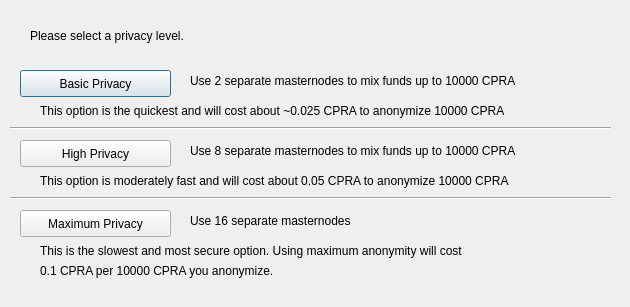
<?xml version="1.0" encoding="UTF-8"?>
<ui version="4.0">
 <class>DarksendConfig</class>
 <widget class="QDialog" name="DarksendConfig">
  <property name="geometry">
   <rect>
    <x>0</x>
    <y>0</y>
    <width>630</width>
    <height>307</height>
   </rect>
  </property>
  <property name="windowTitle">
   <string>Configure Darksend</string>
  </property>
  <widget class="QPushButton" name="buttonBasic">
   <property name="geometry">
    <rect>
     <x>20</x>
     <y>70</y>
     <width>151</width>
     <height>27</height>
    </rect>
   </property>
   <property name="text">
    <string>Basic Privacy</string>
   </property>
  </widget>
  <widget class="QPushButton" name="buttonHigh">
   <property name="geometry">
    <rect>
     <x>20</x>
     <y>140</y>
     <width>151</width>
     <height>27</height>
    </rect>
   </property>
   <property name="text">
    <string>High Privacy</string>
   </property>
  </widget>
  <widget class="QPushButton" name="buttonMax">
   <property name="geometry">
    <rect>
     <x>20</x>
     <y>210</y>
     <width>151</width>
     <height>27</height>
    </rect>
   </property>
   <property name="text">
    <string>Maximum Privacy</string>
   </property>
  </widget>
  <widget class="QLabel" name="label">
   <property name="geometry">
    <rect>
     <x>30</x>
     <y>20</y>
     <width>571</width>
     <height>31</height>
    </rect>
   </property>
   <property name="text">
    <string>Please select a privacy level.</string>
   </property>
  </widget>
  <widget class="QLabel" name="label_2">
   <property name="geometry">
    <rect>
     <x>190</x>
     <y>70</y>
     <width>421</width>
     <height>21</height>
    </rect>
   </property>
   <property name="text">
    <string>Use 2 separate masternodes to mix funds up to 10000 CPRA</string>
   </property>
  </widget>
  <widget class="QLabel" name="label_3">
   <property name="geometry">
    <rect>
     <x>190</x>
     <y>140</y>
     <width>411</width>
     <height>21</height>
    </rect>
   </property>
   <property name="text">
    <string>Use 8 separate masternodes to mix funds up to 10000 CPRA</string>
   </property>
  </widget>
  <widget class="QLabel" name="label_4">
   <property name="geometry">
    <rect>
     <x>190</x>
     <y>210</y>
     <width>421</width>
     <height>21</height>
    </rect>
   </property>
   <property name="text">
    <string>Use 16 separate masternodes</string>
   </property>
  </widget>
  <widget class="QLabel" name="label_6">
   <property name="geometry">
    <rect>
     <x>40</x>
     <y>100</y>
     <width>561</width>
     <height>21</height>
    </rect>
   </property>
   <property name="text">
    <string>This option is the quickest and will cost about ~0.025 CPRA to anonymize 10000 CPRA</string>
   </property>
  </widget>
  <widget class="QLabel" name="label_7">
   <property name="geometry">
    <rect>
     <x>40</x>
     <y>170</y>
     <width>561</width>
     <height>21</height>
    </rect>
   </property>
   <property name="text">
    <string>This option is moderately fast and will cost about 0.05 CPRA to anonymize 10000 CPRA</string>
   </property>
  </widget>
  <widget class="QLabel" name="label_8">
   <property name="geometry">
    <rect>
     <x>40</x>
     <y>240</y>
     <width>561</width>
     <height>21</height>
    </rect>
   </property>
   <property name="text">
    <string>This is the slowest and most secure option. Using maximum anonymity will cost</string>
   </property>
  </widget>
  <widget class="QLabel" name="label_9">
   <property name="geometry">
    <rect>
     <x>40</x>
     <y>260</y>
     <width>561</width>
     <height>21</height>
    </rect>
   </property>
   <property name="text">
    <string>0.1 CPRA per 10000 CPRA you anonymize.</string>
   </property>
  </widget>
  <widget class="Line" name="line">
   <property name="geometry">
    <rect>
     <x>10</x>
     <y>120</y>
     <width>601</width>
     <height>16</height>
    </rect>
   </property>
   <property name="orientation">
    <enum>Qt::Horizontal</enum>
   </property>
  </widget>
  <widget class="Line" name="line_2">
   <property name="geometry">
    <rect>
     <x>10</x>
     <y>190</y>
     <width>601</width>
     <height>16</height>
    </rect>
   </property>
   <property name="orientation">
    <enum>Qt::Horizontal</enum>
   </property>
  </widget>
 </widget>
 <resources/>
 <connections/>
</ui>
